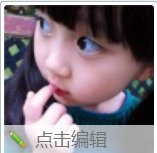
#> input picture ShaoyuanLi/0000/touxiang.png, 157 x 153 px
$ python example.py
#> lines starting #> are read from the running program, lines starting #| are printed output that depends on the picture
import Image,ImageDraw,ImageFont

myfont=ImageFont.truetype("arial.ttf", 35)
im=Image.open("touxiang.png")
#> im is the input picture: PIL image 157x153 RGB; mean R, G, B 129.1, 116.6, 125.4
draw=ImageDraw.Draw(im)
x,y=im.size
#> x = 157; y = 153
draw.text((x-x/5,y/8),"8",fill=(255,0,0),font=myfont)
im.save("result.png", "PNG")
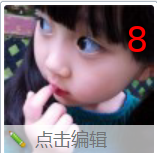
#> saved as result.png: PIL image 157x153 RGB; mean R, G, B 131.4, 116.6, 125.3
